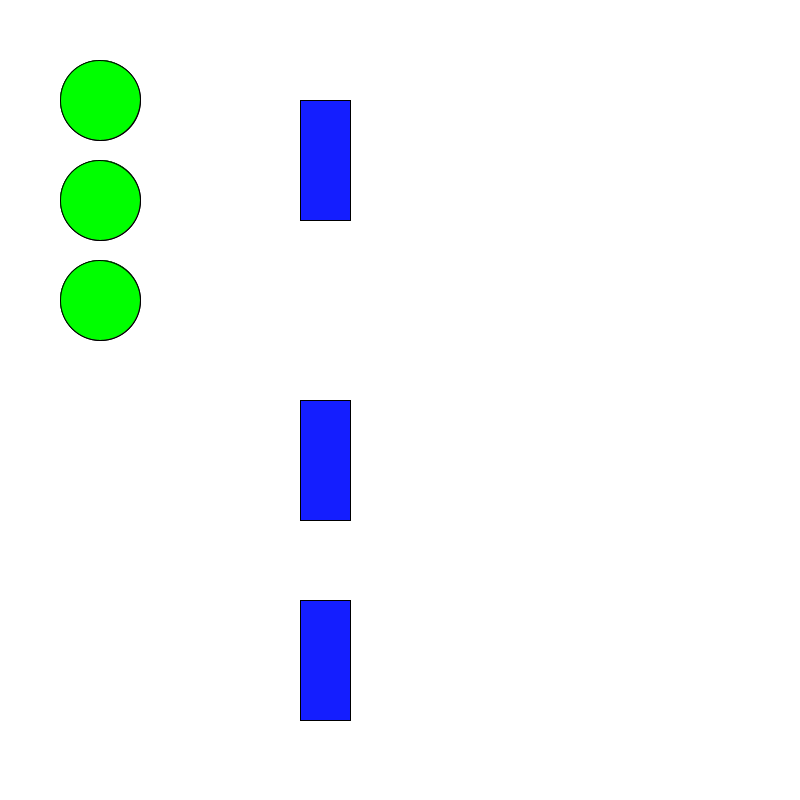
Frame 1 (no input)
Frame 60 (the mouse pressed at the canvas centre just before this capture): identical to frame 1, image omitted
Frame 120 (the mouse held since frame 60 and released just before this capture): identical to frame 1, image omitted

The Processing sketch that drew this single still picture (run headless with seeded random() and noise(); from frame 60 on, the mouse is pressed at the canvas centre):

// Processing sketch: hw_Timer
// ── hw_Timer.pde
//hm_Timer
//write timer with timer core class
//2022/10/10
//1-4-45 Taiyu Honma
ArrayList<TimerCore> timers = new ArrayList<TimerCore>();

void setup()
{
  size(800, 800);

  timers.add(new CircleTimer(100, 100));
  timers.add(new VerticalTimer(300, 100));
    timers.add(new CircleTimer(100, 200));
  timers.add(new VerticalTimer(300, 400));
    timers.add(new CircleTimer(100, 300));
  timers.add(new VerticalTimer(300, 600));
}

void draw() {
  background(255);
  for (TimerCore timer : timers) {
    timer.display();
  }
}

void mousePressed()
{
  for (TimerCore timer : timers) {
    timer.click(mouseX, mouseY);
  }
}

// ── CircleTimer.pde
class CircleTimer extends TimerCore {
  //ProgressTimer(){}
  int r = 80;
  CircleTimer(int _x, int _y)
  {
    // 親クラスのコンストラクタを呼び出す方法
    super(_x, _y);
  }

  void display()
  {
    
    int timeLeft = getTimeLeft();
    if(timeLeft >= 0)
    {
      fill(0);
      ellipse(x,y,r,r);
      fill(0, 255, 0);
      arc(x, y, r, r, 3*PI/2, 3*PI/2+PI/30*timeLeft );
    }
  }

  void click(int _mx, int _my){
    if(dist(_mx,_my,x,y) < r/2){
      iStartMillisecond = millis();
    }
  }
}

// ── ProgressTimer.pde
class ProgressTimer extends TimerCore {
  //ProgressTimer(){}
  
  ProgressTimer(int _x, int _y)
  {
    // 親クラスのコンストラクタを呼び出す方法
    super(_x, _y);
  }

  void display()
  {
    int timeLeft = getTimeLeft();
    if(timeLeft >= 0)
    {
      fill(0);
      rect(x, y, 120, 50);
      fill(0, 255, 0);
      rect(x, y, timeLeft*2, 50);
    }
  }

  void click(int _mx, int _my){
    if(x <= _mx && _mx <= x+120 && y <= _my && _my <= y+50){
      iStartMillisecond = millis();
    }
  }
}

// ── TextTimer.pde
class TextTimer extends TimerCore {

  TextTimer(int _x, int _y) {
    // 親クラスのコンストラクタを呼び出す方法
    super(_x, _y);
  }

  void display()
  {
    int timeLeft = getTimeLeft();
    textAlign(CENTER, CENTER);
    if (timeLeft >= 0) {
      textSize( 30 );
      fill( 0 );
      text( timeLeft, x, y );
    }
  }
  
  void click(int _mx, int _my){
    if(dist(x, y, _mx, _my) < 15){
      iStartMillisecond = millis();
    }
  }
}

// ── TimerCore.pde
class TimerCore {
  int iStartMillisecond;
  int x;
  int y;
  
  TimerCore(int _x, int _y) 
  {
    x = _x;
    y = _y;    
    iStartMillisecond = -1;
  } 

  void display() 
  {
  }
  
  void click(int _mx, int _my)
  {
    iStartMillisecond = millis();
  }

  int getTimeLeft() 
  {
    if(iStartMillisecond >= 0){
      if ( 60-(millis()-iStartMillisecond)/1000 < 0 ) {
        return 0;
      }
      return 60-(millis()-iStartMillisecond)/1000;
    }
    return 60;
  }
}

// ── VerticalTimer.pde
class VerticalTimer extends TimerCore {
  //ProgressTimer(){}
  int r = 80;
  VerticalTimer(int _x, int _y)
  {
    // 親クラスのコンストラクタを呼び出す方法
    super(_x, _y);
  }

  void display()
  {
    
    int timeLeft = getTimeLeft();
    if(timeLeft >= 0)
    {
      fill(20,30,255);
      rect(x, y, 50, 120);
      fill(0, 0, 0);
      rect(x, y, 50, 120 - timeLeft*2);
    }
  }

  void click(int _mx, int _my){
     if(x <= _mx && _mx <= x+50 && y <= _my && _my <= y+120){
      iStartMillisecond = millis();
    }
  }
}
